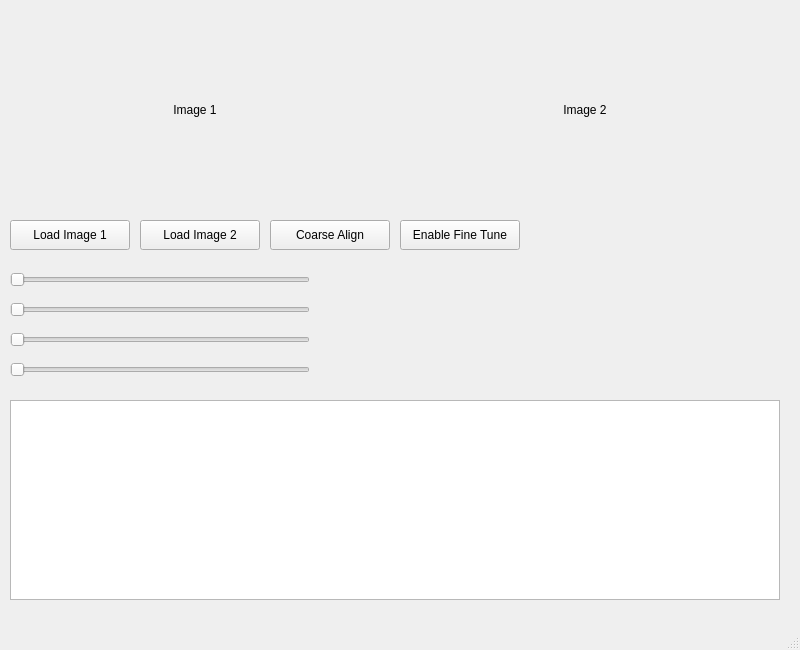
<?xml version="1.0" encoding="UTF-8"?>
<ui version="4.0">
 <class>MainWindow</class>
 <widget class="QMainWindow" name="MainWindow">
  <property name="geometry">
   <rect>
    <x>0</x>
    <y>0</y>
    <width>800</width>
    <height>650</height>
   </rect>
  </property>
  <property name="windowTitle">
   <string>Fine Alignment</string>
  </property>
  <widget class="QWidget" name="centralwidget">
   <!-- 图像显示 -->
   <widget class="QLabel" name="image_label_1">
    <property name="geometry">
     <rect>
      <x>10</x>
      <y>10</y>
      <width>370</width>
      <height>200</height>
     </rect>
    </property>
    <property name="text">
     <string>Image 1</string>
    </property>
    <property name="alignment">
     <set>Qt::AlignCenter</set>
    </property>
   </widget>
   <widget class="QLabel" name="image_label_2">
    <property name="geometry">
     <rect>
      <x>400</x>
      <y>10</y>
      <width>370</width>
      <height>200</height>
     </rect>
    </property>
    <property name="text">
     <string>Image 2</string>
    </property>
    <property name="alignment">
     <set>Qt::AlignCenter</set>
    </property>
   </widget>
   <!-- 上传图片按钮 -->
   <widget class="QPushButton" name="button_load_image_1">
    <property name="geometry">
     <rect>
      <x>10</x>
      <y>220</y>
      <width>120</width>
      <height>30</height>
     </rect>
    </property>
    <property name="text">
     <string>Load Image 1</string>
    </property>
   </widget>
   <widget class="QPushButton" name="button_load_image_2">
    <property name="geometry">
     <rect>
      <x>140</x>
      <y>220</y>
      <width>120</width>
      <height>30</height>
     </rect>
    </property>
    <property name="text">
     <string>Load Image 2</string>
    </property>
   </widget>
   <!-- 操作按钮 -->
   <widget class="QPushButton" name="button_coarse_align">
    <property name="geometry">
     <rect>
      <x>270</x>
      <y>220</y>
      <width>120</width>
      <height>30</height>
     </rect>
    </property>
    <property name="text">
     <string>Coarse Align</string>
    </property>
   </widget>
   <widget class="QPushButton" name="button_enable_fine_tune">
    <property name="geometry">
     <rect>
      <x>400</x>
      <y>220</y>
      <width>120</width>
      <height>30</height>
     </rect>
    </property>
    <property name="text">
     <string>Enable Fine Tune</string>
    </property>
   </widget>
   <!-- 微调控件 -->
   <widget class="QSlider" name="slider_translate_x">
    <property name="geometry">
     <rect>
      <x>10</x>
      <y>270</y>
      <width>300</width>
      <height>20</height>
     </rect>
    </property>
    <property name="orientation">
     <enum>Qt::Horizontal</enum>
    </property>
    <property name="toolTip">
     <string>Translate X</string>
    </property>
   </widget>
   <widget class="QSlider" name="slider_translate_y">
    <property name="geometry">
     <rect>
      <x>10</x>
      <y>300</y>
      <width>300</width>
      <height>20</height>
     </rect>
    </property>
    <property name="orientation">
     <enum>Qt::Horizontal</enum>
    </property>
    <property name="toolTip">
     <string>Translate Y</string>
    </property>
   </widget>
   <widget class="QSlider" name="slider_rotate">
    <property name="geometry">
     <rect>
      <x>10</x>
      <y>330</y>
      <width>300</width>
      <height>20</height>
     </rect>
    </property>
    <property name="orientation">
     <enum>Qt::Horizontal</enum>
    </property>
    <property name="toolTip">
     <string>Rotate</string>
    </property>
   </widget>
   <widget class="QSlider" name="slider_scale">
    <property name="geometry">
     <rect>
      <x>10</x>
      <y>360</y>
      <width>300</width>
      <height>20</height>
     </rect>
    </property>
    <property name="orientation">
     <enum>Qt::Horizontal</enum>
    </property>
    <property name="toolTip">
     <string>Scale</string>
    </property>
   </widget>
   <!-- 日志窗口 -->
   <widget class="QTextEdit" name="log_window">
    <property name="geometry">
     <rect>
      <x>10</x>
      <y>400</y>
      <width>770</width>
      <height>200</height>
     </rect>
    </property>
   </widget>
  </widget>
  <widget class="QMenuBar" name="menubar">
   <property name="geometry">
    <rect>
     <x>0</x>
     <y>0</y>
     <width>800</width>
     <height>23</height>
    </rect>
   </property>
  </widget>
  <widget class="QStatusBar" name="statusbar"/>
 </widget>
 <resources/>
 <connections/>
</ui>
